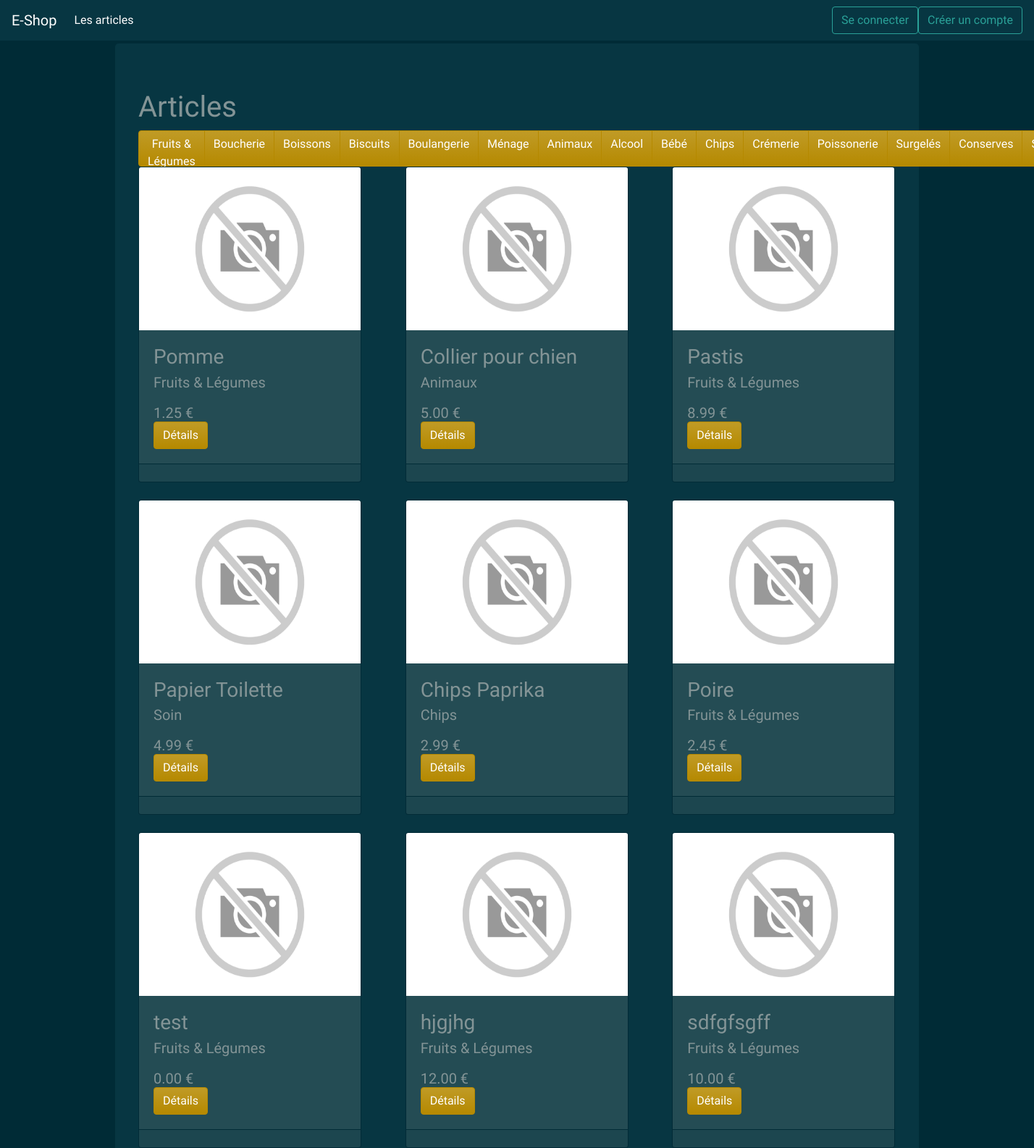
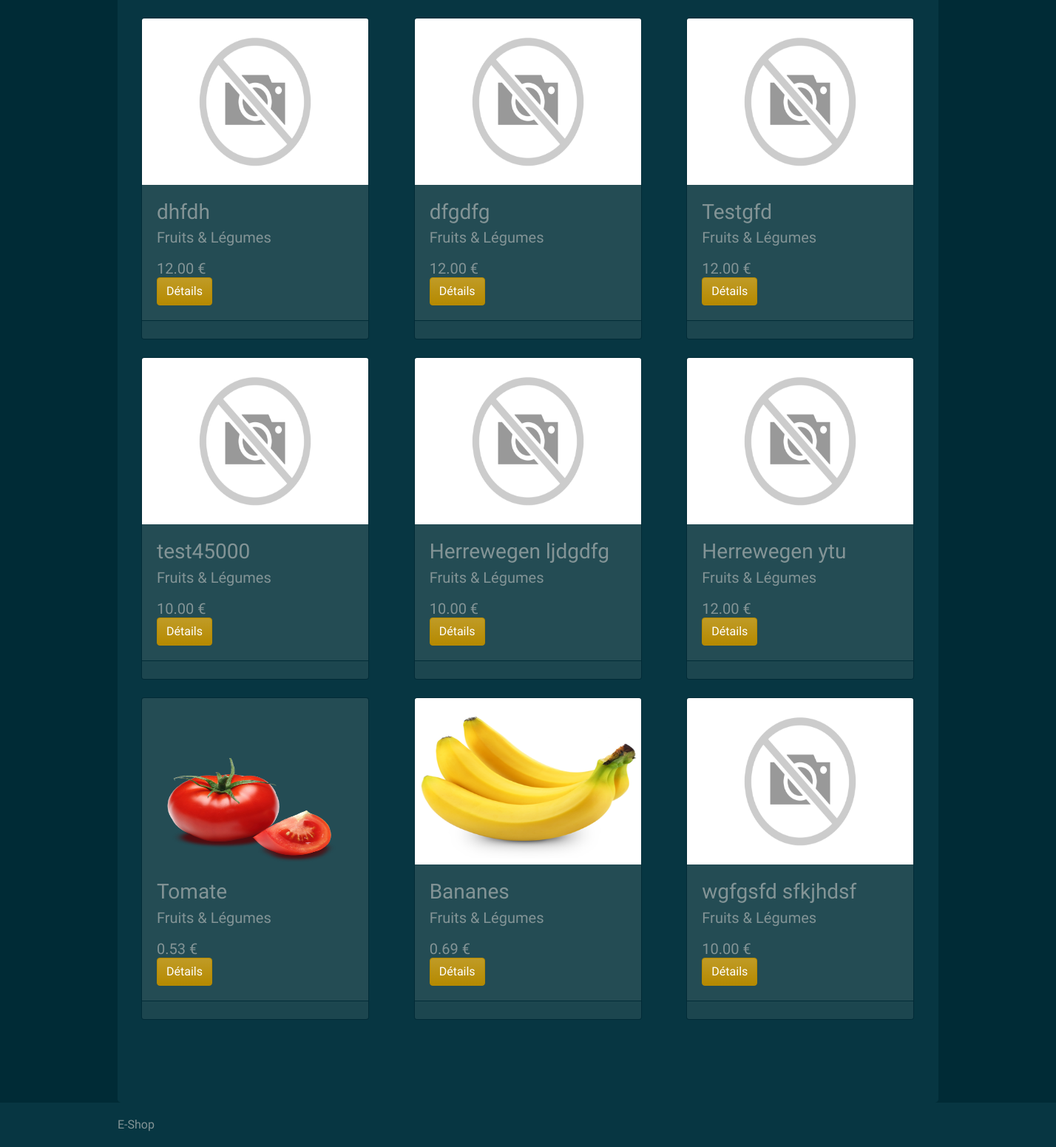
Page /article on the committed database (2 pictures, top to bottom).
### tables this page shows
CREATE TABLE `categorie` (
  `id` int(11) NOT NULL AUTO_INCREMENT,
  `nom` varchar(255) DEFAULT NULL,
  PRIMARY KEY (`id`)
);

CREATE TABLE `article` (
  `id` int(11) NOT NULL AUTO_INCREMENT,
  `nom` varchar(255) NOT NULL,
  `prix` decimal(9,2) DEFAULT '0.00',
  `stock` int(10) DEFAULT NULL,
  `poid` varchar(10) DEFAULT NULL,
  `marque` varchar(255) DEFAULT NULL,
  `categorieID` int(11) NOT NULL,
  `image` varchar(255) DEFAULT NULL,
  `description` text,
  `actif` tinyint(1) DEFAULT '1',
  PRIMARY KEY (`id`),
  KEY `categorieID` (`categorieID`),
  CONSTRAINT `article_ibfk_1` FOREIGN KEY (`categorieID`) REFERENCES `categorie` (`id`)
);

### models/db.php (called while the page is built)
<?php
function getDB() {
    try
    {
        $bdd = new PDO('mysql:host=localhost;dbname=superchouette;charset=utf8', ''.BDD_LOGIN.'', ''.BDD_PASS.'', array(PDO::ATTR_ERRMODE => PDO::ERRMODE_EXCEPTION));
        return $bdd;
    }
    catch (Exception $e)
    {
        die('Erreur : ' . $e->getMessage());
    }
}

### models/articles.php (called while the page is built, shortened)
<?php
require_once 'models/db.php';
function getAllFromArticles(){
    $reponse = getDB()->query('SELECT a.id AS id, a.nom AS nom, prix, categorieID, marque, stock, poid, image, description, c.nom AS categorieNom
    FROM article AS a
    JOIN categorie AS c
    ON a.categorieID = c.id WHERE actif = 1');
    $articles = $reponse->fetchAll();
    return $articles;
}
function getAllFromCategories()
{
    $reponse = getDB()->query('SELECT * FROM CATEGORIE');
    $categories = $reponse->fetchAll();
    return $categories;
}
?>

### views/articles.php (the view, shortened to what this page needs)
<div class="btn-group btn-group-toggle" data-toggle="buttons" style="height: 50px; width: 100%;">
  <?php foreach ($categories as $categorie) : ?>
    <a href="<?= ROOT_PATH ?>article/<?= $categorie['direction'] ?>" class="btn btn-primary <?= $categorie['active'] ?>" type="radio"><?= $categorie['nom'] ?></a>
  <?php endforeach ?>
</div>
<br>
<div class="card-deck">
  <div class="row">
    <?php foreach ($articles as $article) : ?>
      <div class="col-12 col-sm-12 col-md-12 col-lg-4 col-xl-4">
        <div class="card" id="<?=$article['id']?>" style="width: 91%;">
          <img class="card-img-top" src="<?= ROOT_PATH . $article['image'] ?>" width="325" height="225" alt="Card image cap">
          <div class="card-body">
            <h3 class="card-title"><?= str_replace("_", " ", $article["nom"]) ?></h3>
            <h5 class="card-subtitle"><?= $article['categorieNom'] ?></h5>
            <br>
            <h5 class="card-subtitle"><?= $article['prix'] ?> €</h5>
            <a href="<?= ROOT_PATH ?>article/<?= $article['id'] ?>" class="btn btn-primary">Détails</a>
          </div>
          <div class="card-footer">
          </div>
        </div>
        <br>
      </div>
    <?php endforeach ?>
  </div>
  <br>
</div>
<?php
include('includes/template.php');
?>

### public/css/sticky-footer-navbar.css (style rules this page uses)
html { position: relative; min-height: 100%; }
body { margin-bottom: 60px; }

### rows in the picture
categorie: nom "Boucherie"
categorie: nom "Boissons"
categorie: nom "Biscuits"
categorie: nom "Boulangerie"
categorie: nom "Ménage"
categorie: nom "Alcool"
categorie: nom "Bébé"
categorie: nom "Crémerie"
categorie: nom "Poissonerie"
categorie: nom "Surgelés"
categorie: nom "Conserves"
article: image (placeholder picture), nom "Pomme", categorieID.nom "Fruits & Légumes", prix "1.25"
article: image (placeholder picture), nom "Collier pour chien", categorieID.nom "Animaux", prix "5.00"
article: image (placeholder picture), nom "Pastis", categorieID.nom "Fruits & Légumes", prix "8.99"
article: $article['id'] 9 (drawn), image (placeholder picture), nom "Papier Toilette", categorieID.nom "Soin", prix "4.99"
article: image (placeholder picture), nom "Chips Paprika", categorieID.nom "Chips", prix "2.99"
article: image (placeholder picture), nom "Poire", categorieID.nom "Fruits & Légumes", prix "2.45"
article: image (placeholder picture), nom "test", categorieID.nom "Fruits & Légumes", prix "0.00"
article: image (placeholder picture), nom "hjgjhg", categorieID.nom "Fruits & Légumes", prix "12.00"
article: image (placeholder picture), nom "sdfgfsgff", categorieID.nom "Fruits & Légumes", prix "10.00"
article: image (placeholder picture), nom "dhfdh", categorieID.nom "Fruits & Légumes", prix "12.00"
article: image (placeholder picture), nom "dfgdfg", categorieID.nom "Fruits & Légumes", prix "12.00"
article: image (placeholder picture), nom "Testgfd", categorieID.nom "Fruits & Légumes", prix "12.00"
article: image (placeholder picture), nom "test45000", categorieID.nom "Fruits & Légumes", prix "10.00"
article: image (placeholder picture), nom "Herrewegen ljdgdfg", categorieID.nom "Fruits & Légumes", prix "10.00"
article: image (placeholder picture), nom "Herrewegen ytu", categorieID.nom "Fruits & Légumes", prix "12.00"
article: image (picture), nom "Tomate", categorieID.nom "Fruits & Légumes", prix "0.53"
article: image (picture), nom "Bananes", categorieID.nom "Fruits & Légumes", prix "0.69"
article: image (placeholder picture), nom "wgfgsfd sfkjhdsf", categorieID.nom "Fruits & Légumes", prix "10.00"

### other values in the picture
$title "Articles"
$categorie['nom'] "Fruits & Légumes"
$categorie['nom'] "Animaux"
$categorie['nom'] "Chips"
